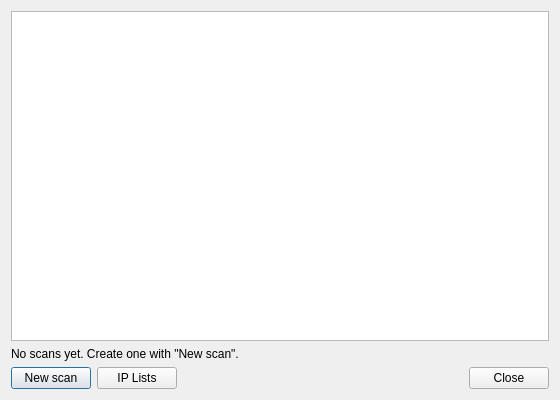
<?xml version="1.0" encoding="UTF-8"?>
<ui version="4.0">
 <class>DialogScanner</class>
 <widget class="QDialog" name="DialogScanner">
  <property name="geometry">
   <rect>
    <x>0</x>
    <y>0</y>
    <width>560</width>
    <height>400</height>
   </rect>
  </property>
  <property name="windowTitle">
   <string>IP Scanner</string>
  </property>
  <layout class="QVBoxLayout" name="verticalLayout">
   <item>
    <widget class="ReorderListWidget" name="scan_list">
     <property name="alternatingRowColors">
      <bool>true</bool>
     </property>
     <property name="editTriggers">
      <set>QAbstractItemView::EditTrigger::NoEditTriggers</set>
     </property>
    </widget>
   </item>
   <item>
    <widget class="QLabel" name="empty_hint">
     <property name="text">
      <string>No scans yet. Create one with "New scan".</string>
     </property>
     <property name="wordWrap">
      <bool>true</bool>
     </property>
     <property name="colorRole" stdset="0">
      <string notr="true">muted</string>
     </property>
    </widget>
   </item>
   <item>
    <layout class="QHBoxLayout" name="layout_scanner_buttons">
     <item>
      <widget class="QPushButton" name="new_scan">
       <property name="text">
        <string>New scan</string>
       </property>
      </widget>
     </item>
     <item>
      <widget class="QPushButton" name="ip_lists">
       <property name="text">
        <string>IP Lists</string>
       </property>
      </widget>
     </item>
     <item>
      <spacer name="spacer_scanner_buttons">
       <property name="orientation">
        <enum>Qt::Orientation::Horizontal</enum>
       </property>
       <property name="sizeHint" stdset="0">
        <size>
         <width>0</width>
         <height>0</height>
        </size>
       </property>
      </spacer>
     </item>
     <item>
      <widget class="QDialogButtonBox" name="buttonBox">
       <property name="orientation">
        <enum>Qt::Orientation::Horizontal</enum>
       </property>
       <property name="standardButtons">
        <set>QDialogButtonBox::StandardButton::Close</set>
       </property>
      </widget>
     </item>
    </layout>
   </item>
  </layout>
 </widget>
 <customwidgets>
  <customwidget>
   <class>ReorderListWidget</class>
   <extends>QListWidget</extends>
   <header>include/ui/utils/ReorderListWidget.h</header>
  </customwidget>
 </customwidgets>
 <resources/>
 <connections/>
</ui>
